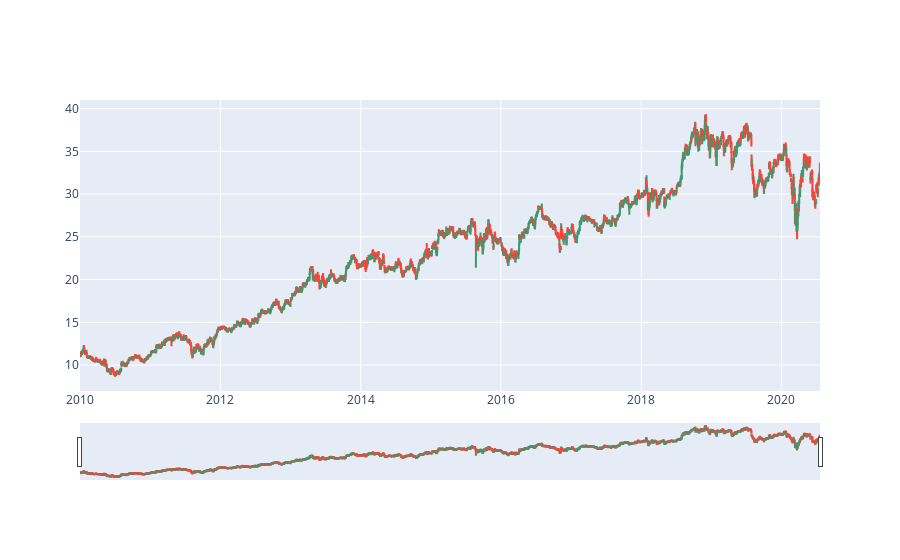

The notebook cell saved with this chart:
### Code cell
import plotly.graph_objects as go
fig = go.Figure(data=[go.Candlestick(
    x=old['Date'], 
    open=old['Open'],
    high=old['High'],
    low=old['Low'],
    close=old['Close'])])
fig.show()

### Figure 1 — Plotly figure (JSON) as saved in the notebook; plotly's stock layout.template omitted (floating-point values rounded to 4 significant figures; data arrays with more than 128 entries replaced by an {"elided": "..."} marker saying what was removed)
{"data": [{"close": {"elided": "2655 float values"}, "high": {"elided": "2655 float values"}, "low": {"elided": "2655 float values"}, "open": {"elided": "2655 float values"}, "type": "candlestick", "x": {"elided": "2655 str values"}}], "layout": {}}
